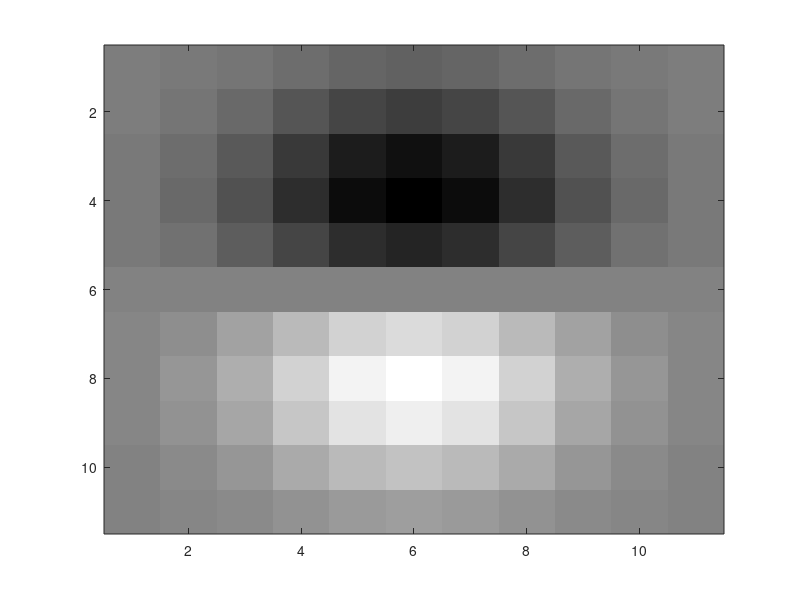
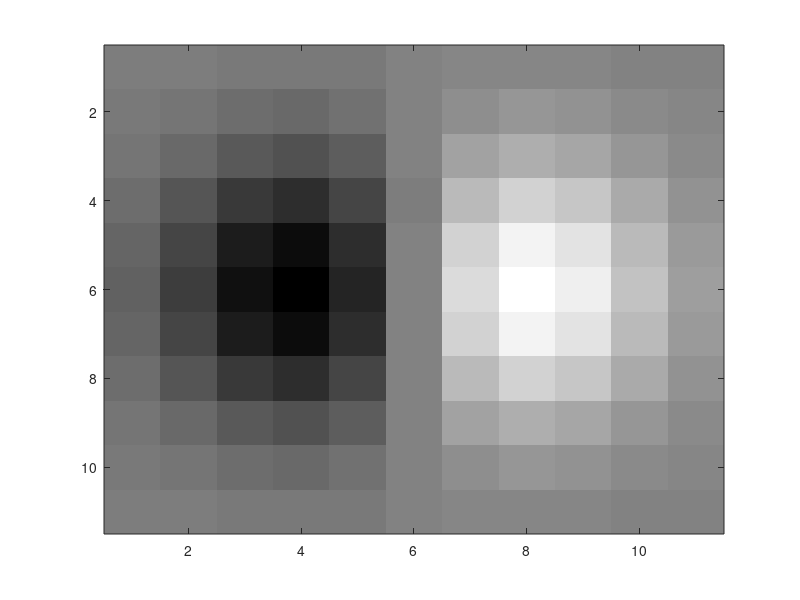
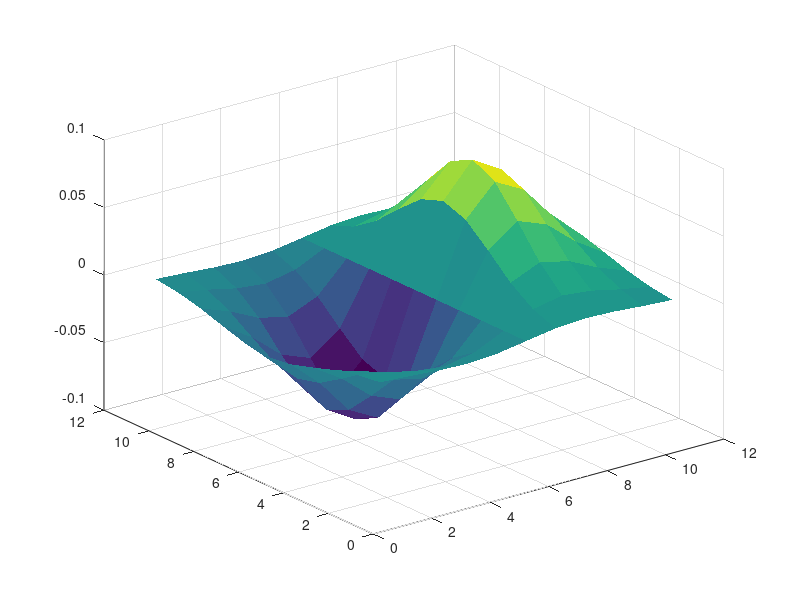

MATLAB code to generate these figures, in order:
pkg load image

filter_size=11;
filter_sigma = 2;
gaussian = fspecial('gaussian',filter_size, filter_sigma);
imagesc(gaussian);
pause();
sobel = fspecial('sobel');

% vertical direction
disp("vertical direction");
derivative = imfilter(gaussian,sobel);
colormap('gray'),imagesc(derivative);
pause();
figure, surf(derivative), shading flat;
pause();

% horizontal direction
disp("vertical direction");
derivative = imfilter(gaussian,sobel');
colormap('gray'), imagesc(derivative);
pause();
figure, surf(derivative), shading flat;
pause();
